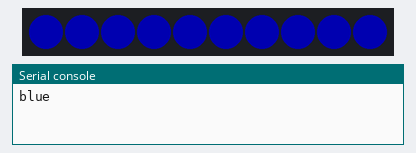
This program was run on a simulated Raspberry Pi Pico running MicroPython. Shown: 10 RGB LEDs in strip order, left to right, the last lines printed to the serial console. Dim RGB values are drawn brighter than linear. At 29.6 s the program stops and its outputs stay as they are.

Above: at 0.45 s.
At 1.95 s:
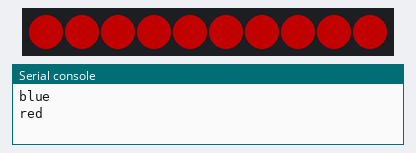
At 2.85 s:
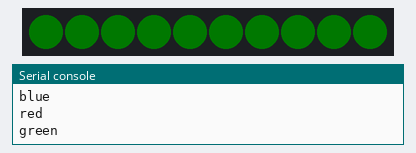
At 3.75 s:
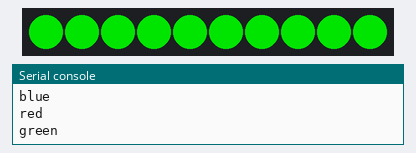

The program:

WS2812_RGB_LED.py
```python
import array, time
from machine import Pin
import rp2
from rp2 import PIO, StateMachine, asm_pio

# Configure the number of WS2812 LEDs.
NUM_LEDS = 10

@asm_pio(sideset_init=PIO.OUT_LOW, out_shiftdir=PIO.SHIFT_LEFT, autopull=True, pull_thresh=24)
def ws2812():
    T1 = 2
    T2 = 5
    T3 = 3
    label("bitloop")
    out(x, 1)               .side(0)    [T3 - 1]
    jmp(not_x, "do_zero")   .side(1)    [T1 - 1]
    jmp("bitloop")          .side(1)    [T2 - 1]
    label("do_zero")
    nop()                   .side(0)    [T2 - 1]

# Create the StateMachine with the ws2812 program, outputting on Pin(22).
sm = StateMachine(0, ws2812, freq=8000000, sideset_base=Pin(0))

# Start the StateMachine, it will wait for data on its FIFO.
sm.active(1)

# Display a pattern on the LEDs via an array of LED RGB values.
ar = array.array("I", [0 for _ in range(NUM_LEDS)])

print("blue")
for j in range(0, 255):
    for i in range(NUM_LEDS):
        ar[i] = j
    sm.put(ar,8)
    time.sleep_ms(5)

print("red")

for j in range(0, 255):
    for i in range(NUM_LEDS):
        ar[i] = j<<8
    sm.put(ar,8)
    time.sleep_ms(5)

print("green")
for j in range(0, 255):
    for i in range(NUM_LEDS):
        ar[i] = j<<16
    sm.put(ar,8)
    time.sleep_ms(5)

print("white")
for j in range(0, 255):
    for i in range(NUM_LEDS):
        ar[i] = j<<16 + j<<8 + j
    sm.put(ar,8)
    time.sleep_ms(100)
```
